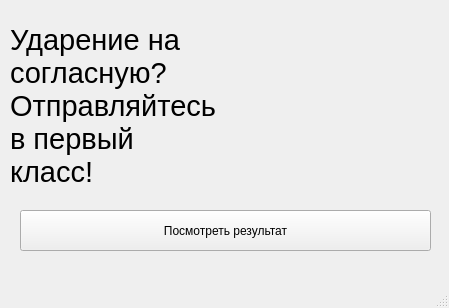
<?xml version="1.0" encoding="UTF-8"?>
<ui version="4.0">
 <class>MainWindow</class>
 <widget class="QMainWindow" name="MainWindow">
  <property name="geometry">
   <rect>
    <x>0</x>
    <y>0</y>
    <width>449</width>
    <height>308</height>
   </rect>
  </property>
  <property name="windowTitle">
   <string>MainWindow</string>
  </property>
  <widget class="QWidget" name="centralwidget">
   <widget class="QLabel" name="label">
    <property name="geometry">
     <rect>
      <x>10</x>
      <y>10</y>
      <width>211</width>
      <height>191</height>
     </rect>
    </property>
    <property name="font">
     <font>
      <pointsize>22</pointsize>
     </font>
    </property>
    <property name="text">
     <string>Ударение на
согласную?
Отправляйтесь
в первый
класс!</string>
    </property>
   </widget>
   <widget class="QLabel" name="image">
    <property name="geometry">
     <rect>
      <x>230</x>
      <y>0</y>
      <width>200</width>
      <height>200</height>
     </rect>
    </property>
    <property name="font">
     <font>
      <pointsize>7</pointsize>
     </font>
    </property>
    <property name="text">
     <string/>
    </property>
   </widget>
   <widget class="QPushButton" name="pushButton">
    <property name="geometry">
     <rect>
      <x>20</x>
      <y>210</y>
      <width>411</width>
      <height>41</height>
     </rect>
    </property>
    <property name="text">
     <string>Посмотреть результат</string>
    </property>
   </widget>
  </widget>
  <widget class="QMenuBar" name="menubar">
   <property name="geometry">
    <rect>
     <x>0</x>
     <y>0</y>
     <width>449</width>
     <height>21</height>
    </rect>
   </property>
  </widget>
  <widget class="QStatusBar" name="statusbar"/>
 </widget>
 <resources/>
 <connections/>
</ui>
